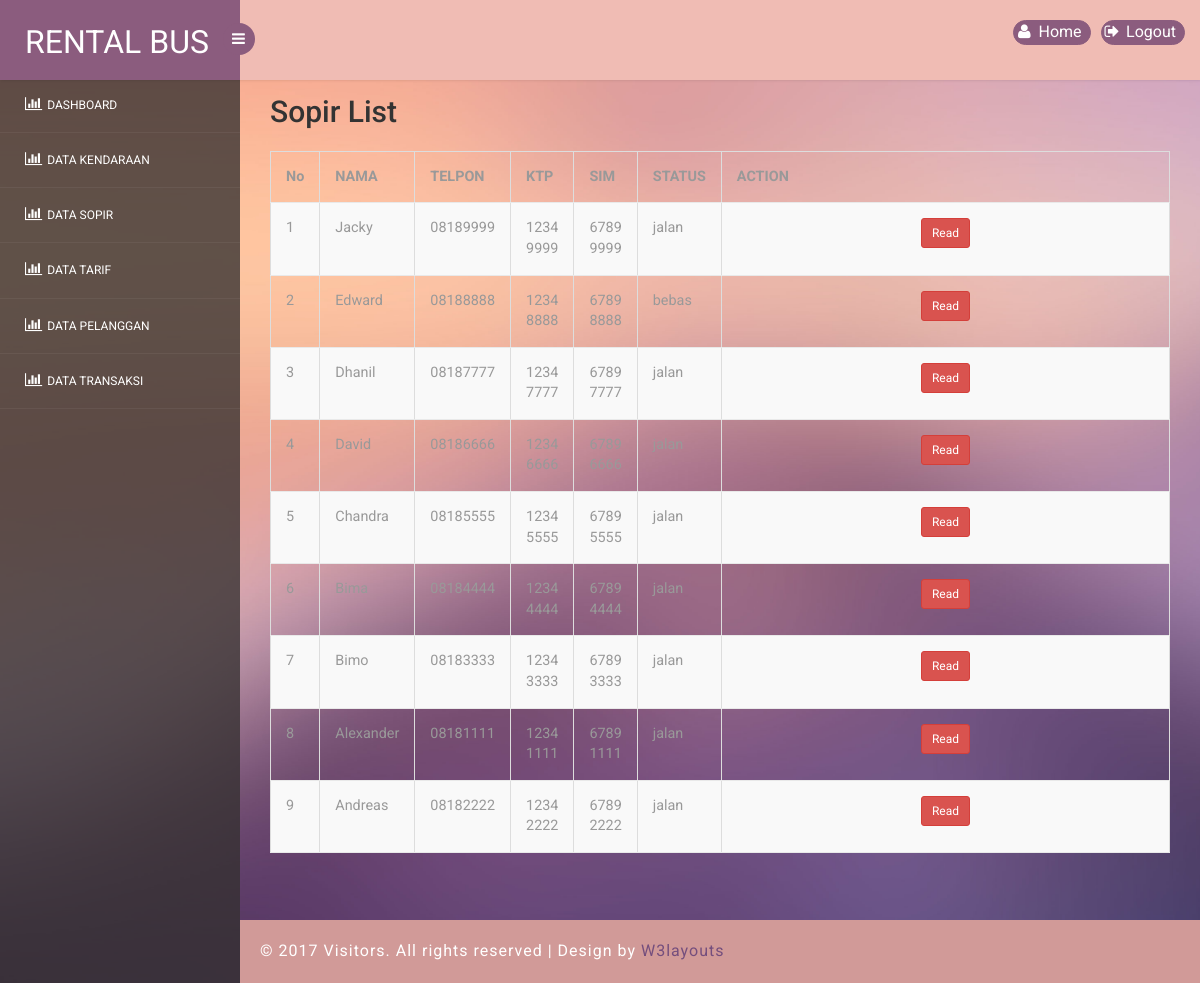
Page /index.php/sopir on the committed database.
### tables this page shows
CREATE TABLE IF NOT EXISTS `sopir` (
  `sopir_id` int(11) NOT NULL AUTO_INCREMENT,
  `sopir_alamat` text NOT NULL,
  `sopir_nama` varchar(100) NOT NULL,
  `sopir_telpon` varchar(12) NOT NULL,
  `sopir_ktp` varchar(30) NOT NULL,
  `sopir_sim` varchar(30) NOT NULL,
  `sopir_status` enum('bebas','jalan') NOT NULL,
  `harga` int(100) NOT NULL,
  PRIMARY KEY (`sopir_id`),
  KEY `sopir_id` (`sopir_id`)
);

### application/controllers/Sopir.php (called while the page is built, shortened)
<?php
class Sopir extends CI_Controller
{
    function __construct()
    {
        $this->load->model('sopir_model');
        $this->load->library('form_validation');
    }
    public function index()
    {
        $sopir = $this->sopir_model->get_all();
        $data = array(
            'sopir_data' => $sopir
        );
        $this->load->view('sopir_list', $data);
    }
}

### index.php (called while the page is built, shortened)
<?php
require_once BASEPATH.'core/CodeIgniter.php';

### application/models/Sopir_model.php (called while the page is built, shortened)
<?php
class Sopir_model extends CI_Model
{
    public $table = 'sopir';
    public $id = 'sopir_id';
    public $order = 'DESC';
    function get_all()
    {
        $this->db->order_by($this->id, $this->order);
        return $this->db->get($this->table)->result();
    }
}

### application/views/sopir_list.php (the view, shortened to what this page needs)
<div class='col-lg-12'>
    <div class="row" style="margin-bottom: 10px">
        <div class="col-md-4">
            <h2 style="margin-top:0px">Sopir List</h2><br/>
        </div>
        <div class="col-md-4 text-center">
        </div>
        <div class="col-md-4 text-right">
        </div>
                        <div class="panel-body">
        <table class="table table-bordered table-striped" id="mytable">
                <thead>
                    <tr>
                        <th>No</th>
                        <th>NAMA</th>
                        <th>TELPON</th>
                        <th>KTP</th>
                        <th>SIM</th>
                        <th>STATUS</th>
                        <th width="500">ACTION</th>
                    </tr>
                </thead>
                <tbody>
                    <?php
                    $start = 0;
                    foreach ($sopir_data as $sopir) {
                        ?>
                        <tr>
                            <td><?php echo++$start ?></td>
                            <td><?php echo $sopir->sopir_nama ?></td>
                            <td><?php echo $sopir->sopir_telpon ?></td>
                            <td><?php echo $sopir->sopir_ktp ?></td>
                            <td><?php echo $sopir->sopir_sim ?></td>
                            <td><?php echo $sopir->sopir_status ?></td>
                            <td style="text-align:center" width="180">
                                <?php
                                echo anchor(site_url('sopir/read/' . $sopir->sopir_id), 'Read', array('class' => 'btn btn-danger btn-sm'));
                                ?>
                            </td>
                        </tr>
                        <?php
                    }
                    ?>
                </tbody>
            </table>
        </div>
    </div></div>

### assets2/css/style.css (style rules this page uses)
h4, h5, h6, h1, h2, h3 { margin: 0; }
html, body { font-family: 'Roboto', sans-serif; font-size: 100%; overflow-x: hidden; background: url(../images/bg.jpg) no-repeat 0px 0px; background-size:cover; }
body a { transition: 0.5s all ease; -webkit-transition: 0.5s all ease; -moz-transition: 0.5s all ease; -o-transition: 0.5s all ease; -ms-transition: 0.5s all ease; text-decoration:none; }
h1,h2,h3,h4,h5,h6 { margin:0; }
ul.sidebar-menu li a { color:#fff; text-decoration:none; display:block; padding:18px 0 18px 25px; font-size:12px; outline:none; -webkit-transition:all 0.3s ease; -moz-transition:all 0.3s ease; -o-transition:all 0.3s ease; -ms-transition:all 0.3s ease; transition:all 0.3s ease; }
ul.sidebar-menu li a i { font-size:15px; padding-right:6px; }
ul.top-menu > li > a { color: #fff; font-size: 16px; background: #8b5c7e; padding: 4px 8px; margin-right: 15px; border-radius: 50%; -webkit-border-radius: 50%; padding-right: 8px !important; }
.top-nav ul.top-menu>li>a { border-radius: 100px; -webkit-border-radius: 100px; padding: 0px; background: none; margin-right: 0; border: 1px solid #8b5c7e; background: #8b5c7e; }
.table>thead>tr>th { border-bottom: 1px solid #e1ab91 ! important; }
.table>tbody>tr>td, .table>tbody>tr>th, .table>tfoot>tr>td, .table>tfoot>tr>th, .table>thead>tr>td, .table>thead>tr>th { border-bottom: 1px solid #e9e9e9 ! important; }
.table > thead > tr > th, .table > tbody > tr > th, .table > tfoot > tr > th, .table > thead > tr > td, .table > tbody > tr > td, .table > tfoot > tr > td { border-top: none !important; }
.table td, .table>tbody>tr>td, .table>tbody>tr>th, .table>tfoot>tr>td, .table>tfoot>tr>th, .table>thead>tr>td, .table>thead>tr>th { padding: 15px!important; }
.table > thead > tr > th, .table > tbody > tr > th, .table > tfoot > tr > th, .table > thead > tr > td, .table > tbody > tr > td, .table > tfoot > tr > td { font-size: 0.9em; color: #999; border-top: none !important; }

### rows in the picture
sopir: sopir_nama "Jacky", sopir_telpon "08189999", sopir_ktp "1234 9999", sopir_sim "6789 9999", sopir_status "jalan", sopir_id "Read"
sopir: sopir_nama "Edward", sopir_telpon "08188888", sopir_ktp "1234 8888", sopir_sim "6789 8888", sopir_status "bebas", sopir_id "Read"
sopir: sopir_nama "Dhanil", sopir_telpon "08187777", sopir_ktp "1234 7777", sopir_sim "6789 7777", sopir_status "jalan", sopir_id "Read"
sopir: sopir_nama "David", sopir_telpon "08186666", sopir_id "Read"
sopir: sopir_nama "Chandra", sopir_telpon "08185555", sopir_ktp "1234 5555", sopir_sim "6789 5555", sopir_status "jalan", sopir_id "Read"
sopir: sopir_telpon "08184444", sopir_ktp "1234 4444", sopir_sim "6789 4444", sopir_status "jalan", sopir_id "Read"
sopir: sopir_nama "Bimo", sopir_telpon "08183333", sopir_ktp "1234 3333", sopir_sim "6789 3333", sopir_status "jalan", sopir_id "Read"
sopir: sopir_nama "Alexander", sopir_telpon "08181111", sopir_ktp "1234 1111", sopir_sim "6789 1111", sopir_status "jalan", sopir_id "Read"
sopir: sopir_nama "Andreas", sopir_telpon "08182222", sopir_ktp "1234 2222", sopir_sim "6789 2222", sopir_status "jalan", sopir_id "Read"

### other values in the picture
anchor('kendaraan','<i class="fa fa-user fa-fw"></i> Home') "Home"
anchor('sopir',"<i class='fa fa-bar-chart-o fa-fw'></i> DATA SOPIR") "DATA SOPIR"
anchor('tarif',"<i class='fa fa-bar-chart-o fa-fw'></i> DATA TARIF") "DATA TARIF"
